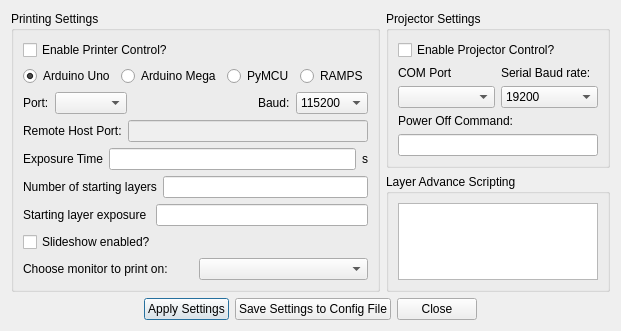
<?xml version="1.0" encoding="UTF-8"?>
<ui version="4.0">
 <class>SettingsDialogBaseClass</class>
 <widget class="QDialog" name="SettingsDialogBaseClass">
  <property name="geometry">
   <rect>
    <x>0</x>
    <y>0</y>
    <width>581</width>
    <height>329</height>
   </rect>
  </property>
  <property name="windowTitle">
   <string>3DLP Settings</string>
  </property>
  <layout class="QHBoxLayout" name="horizontalLayout_14">
   <item>
    <layout class="QVBoxLayout" name="verticalLayout_3">
     <item>
      <layout class="QHBoxLayout" name="horizontalLayout_13">
       <item>
        <widget class="QGroupBox" name="groupBox_2">
         <property name="title">
          <string>Printing Settings</string>
         </property>
         <layout class="QHBoxLayout" name="horizontalLayout_12">
          <item>
           <layout class="QVBoxLayout" name="verticalLayout">
            <item>
             <widget class="QCheckBox" name="enableprintercontrol">
              <property name="text">
               <string>Enable Printer Control?</string>
              </property>
              <property name="checked">
               <bool>false</bool>
              </property>
             </widget>
            </item>
            <item>
             <layout class="QHBoxLayout" name="horizontalLayout_4">
              <property name="rightMargin">
               <number>0</number>
              </property>
              <item>
               <widget class="QRadioButton" name="radio_arduinoUno">
                <property name="text">
                 <string>Arduino Uno</string>
                </property>
                <property name="checked">
                 <bool>true</bool>
                </property>
               </widget>
              </item>
              <item>
               <widget class="QRadioButton" name="radio_arduinoMega">
                <property name="text">
                 <string>Arduino Mega</string>
                </property>
               </widget>
              </item>
              <item>
               <widget class="QRadioButton" name="radio_pyMCU">
                <property name="text">
                 <string>PyMCU</string>
                </property>
               </widget>
              </item>
              <item>
               <widget class="QRadioButton" name="radio_ramps">
                <property name="text">
                 <string>RAMPS</string>
                </property>
               </widget>
              </item>
             </layout>
            </item>
            <item>
             <layout class="QHBoxLayout" name="horizontalLayout_3">
              <item>
               <widget class="QLabel" name="label_29">
                <property name="text">
                 <string>Port:</string>
                </property>
               </widget>
              </item>
              <item>
               <widget class="QComboBox" name="pickcom"/>
              </item>
              <item>
               <spacer name="horizontalSpacer">
                <property name="orientation">
                 <enum>Qt::Horizontal</enum>
                </property>
                <property name="sizeHint" stdset="0">
                 <size>
                  <width>40</width>
                  <height>20</height>
                 </size>
                </property>
               </spacer>
              </item>
              <item>
               <widget class="QLabel" name="label_24">
                <property name="text">
                 <string>Baud:</string>
                </property>
               </widget>
              </item>
              <item>
               <widget class="QComboBox" name="printerbaud">
                <item>
                 <property name="text">
                  <string>115200</string>
                 </property>
                </item>
                <item>
                 <property name="text">
                  <string>57600</string>
                 </property>
                </item>
                <item>
                 <property name="text">
                  <string>38400</string>
                 </property>
                </item>
                <item>
                 <property name="text">
                  <string>19200</string>
                 </property>
                </item>
                <item>
                 <property name="text">
                  <string>9600</string>
                 </property>
                </item>
                <item>
                 <property name="text">
                  <string>4800</string>
                 </property>
                </item>
                <item>
                 <property name="text">
                  <string>2400</string>
                 </property>
                </item>
               </widget>
              </item>
             </layout>
            </item>
            <item>
             <layout class="QHBoxLayout" name="horizontalLayout_5">
              <item>
               <widget class="QLabel" name="label_4">
                <property name="text">
                 <string>Remote Host Port:</string>
                </property>
               </widget>
              </item>
              <item>
               <widget class="QLineEdit" name="remote_port">
                <property name="enabled">
                 <bool>false</bool>
                </property>
                <property name="text">
                 <string/>
                </property>
               </widget>
              </item>
             </layout>
            </item>
            <item>
             <layout class="QHBoxLayout" name="horizontalLayout_20">
              <item>
               <widget class="QLabel" name="label_6">
                <property name="text">
                 <string>Exposure Time</string>
                </property>
               </widget>
              </item>
              <item>
               <layout class="QHBoxLayout" name="horizontalLayout_6">
                <item>
                 <widget class="QLineEdit" name="exposure_time">
                  <property name="text">
                   <string/>
                  </property>
                 </widget>
                </item>
                <item>
                 <widget class="QLabel" name="label_28">
                  <property name="text">
                   <string>s</string>
                  </property>
                 </widget>
                </item>
               </layout>
              </item>
             </layout>
            </item>
            <item>
             <layout class="QHBoxLayout" name="horizontalLayout_8">
              <item>
               <widget class="QLabel" name="label_26">
                <property name="text">
                 <string>Number of starting layers</string>
                </property>
               </widget>
              </item>
              <item>
               <widget class="QLineEdit" name="starting_layers">
                <property name="text">
                 <string/>
                </property>
               </widget>
              </item>
             </layout>
            </item>
            <item>
             <layout class="QHBoxLayout" name="horizontalLayout_9">
              <item>
               <widget class="QLabel" name="label_27">
                <property name="text">
                 <string>Starting layer exposure </string>
                </property>
               </widget>
              </item>
              <item>
               <widget class="QLineEdit" name="starting_layer_exposure">
                <property name="text">
                 <string/>
                </property>
               </widget>
              </item>
             </layout>
            </item>
            <item>
             <widget class="QCheckBox" name="enableslideshow">
              <property name="text">
               <string>Slideshow enabled?</string>
              </property>
              <property name="checked">
               <bool>false</bool>
              </property>
             </widget>
            </item>
            <item>
             <layout class="QHBoxLayout" name="horizontalLayout_10">
              <item>
               <widget class="QLabel" name="label_25">
                <property name="text">
                 <string>Choose monitor to print on:</string>
                </property>
               </widget>
              </item>
              <item>
               <widget class="QComboBox" name="pickscreen"/>
              </item>
             </layout>
            </item>
            <item>
             <spacer name="verticalSpacer_2">
              <property name="orientation">
               <enum>Qt::Vertical</enum>
              </property>
              <property name="sizeHint" stdset="0">
               <size>
                <width>20</width>
                <height>40</height>
               </size>
              </property>
             </spacer>
            </item>
           </layout>
          </item>
         </layout>
        </widget>
       </item>
       <item>
        <layout class="QVBoxLayout" name="verticalLayout_2">
         <item>
          <widget class="QGroupBox" name="groupBox_3">
           <property name="title">
            <string>Projector Settings</string>
           </property>
           <layout class="QHBoxLayout" name="horizontalLayout">
            <item>
             <layout class="QVBoxLayout" name="verticalLayout_6">
              <item>
               <widget class="QCheckBox" name="projectorcontrol">
                <property name="text">
                 <string>Enable Projector Control?</string>
                </property>
                <property name="checked">
                 <bool>false</bool>
                </property>
               </widget>
              </item>
              <item>
               <layout class="QHBoxLayout" name="horizontalLayout_11">
                <item>
                 <layout class="QVBoxLayout" name="verticalLayout_5">
                  <item>
                   <widget class="QLabel" name="label_16">
                    <property name="text">
                     <string>COM Port</string>
                    </property>
                   </widget>
                  </item>
                  <item>
                   <widget class="QComboBox" name="projector_pickcom"/>
                  </item>
                 </layout>
                </item>
                <item>
                 <layout class="QVBoxLayout" name="verticalLayout_14">
                  <item>
                   <widget class="QLabel" name="label_17">
                    <property name="text">
                     <string>Serial Baud rate:</string>
                    </property>
                   </widget>
                  </item>
                  <item>
                   <widget class="QComboBox" name="projector_baud">
                    <item>
                     <property name="text">
                      <string>19200</string>
                     </property>
                    </item>
                    <item>
                     <property name="text">
                      <string>115200</string>
                     </property>
                    </item>
                    <item>
                     <property name="text">
                      <string>57600</string>
                     </property>
                    </item>
                    <item>
                     <property name="text">
                      <string>38400</string>
                     </property>
                    </item>
                    <item>
                     <property name="text">
                      <string>9600</string>
                     </property>
                    </item>
                    <item>
                     <property name="text">
                      <string>4800</string>
                     </property>
                    </item>
                    <item>
                     <property name="text">
                      <string>2400</string>
                     </property>
                    </item>
                   </widget>
                  </item>
                 </layout>
                </item>
               </layout>
              </item>
              <item>
               <layout class="QVBoxLayout" name="verticalLayout_18">
                <item>
                 <widget class="QLabel" name="label_21">
                  <property name="text">
                   <string>Power Off Command:</string>
                  </property>
                 </widget>
                </item>
                <item>
                 <widget class="QLineEdit" name="projector_poweroffcommand">
                  <property name="minimumSize">
                   <size>
                    <width>200</width>
                    <height>0</height>
                   </size>
                  </property>
                  <property name="text">
                   <string/>
                  </property>
                 </widget>
                </item>
               </layout>
              </item>
              <item>
               <spacer name="verticalSpacer">
                <property name="orientation">
                 <enum>Qt::Vertical</enum>
                </property>
                <property name="sizeHint" stdset="0">
                 <size>
                  <width>20</width>
                  <height>40</height>
                 </size>
                </property>
               </spacer>
              </item>
             </layout>
            </item>
           </layout>
          </widget>
         </item>
         <item>
          <widget class="QGroupBox" name="groupBox">
           <property name="minimumSize">
            <size>
             <width>0</width>
             <height>80</height>
            </size>
           </property>
           <property name="title">
            <string>Layer Advance Scripting</string>
           </property>
           <layout class="QHBoxLayout" name="horizontalLayout_7">
            <item>
             <widget class="QPlainTextEdit" name="zscript"/>
            </item>
           </layout>
          </widget>
         </item>
        </layout>
       </item>
      </layout>
     </item>
     <item>
      <layout class="QHBoxLayout" name="horizontalLayout_2">
       <item>
        <spacer name="horizontalSpacer_2">
         <property name="orientation">
          <enum>Qt::Horizontal</enum>
         </property>
         <property name="sizeHint" stdset="0">
          <size>
           <width>40</width>
           <height>20</height>
          </size>
         </property>
        </spacer>
       </item>
       <item>
        <widget class="QPushButton" name="pushButton">
         <property name="text">
          <string>Apply Settings</string>
         </property>
        </widget>
       </item>
       <item>
        <widget class="QPushButton" name="pushButton_3">
         <property name="text">
          <string>Save Settings to Config File</string>
         </property>
        </widget>
       </item>
       <item>
        <widget class="QPushButton" name="pushButton_2">
         <property name="text">
          <string>Close</string>
         </property>
        </widget>
       </item>
       <item>
        <spacer name="horizontalSpacer_3">
         <property name="orientation">
          <enum>Qt::Horizontal</enum>
         </property>
         <property name="sizeHint" stdset="0">
          <size>
           <width>40</width>
           <height>20</height>
          </size>
         </property>
        </spacer>
       </item>
      </layout>
     </item>
    </layout>
   </item>
  </layout>
 </widget>
 <resources/>
 <connections>
  <connection>
   <sender>pushButton_2</sender>
   <signal>clicked()</signal>
   <receiver>SettingsDialogBaseClass</receiver>
   <slot>reject()</slot>
   <hints>
    <hint type="sourcelabel">
     <x>442</x>
     <y>317</y>
    </hint>
    <hint type="destinationlabel">
     <x>532</x>
     <y>313</y>
    </hint>
   </hints>
  </connection>
  <connection>
   <sender>pushButton</sender>
   <signal>clicked()</signal>
   <receiver>SettingsDialogBaseClass</receiver>
   <slot>ApplySettings()</slot>
   <hints>
    <hint type="sourcelabel">
     <x>185</x>
     <y>310</y>
    </hint>
    <hint type="destinationlabel">
     <x>82</x>
     <y>303</y>
    </hint>
   </hints>
  </connection>
 </connections>
 <slots>
  <signal>signal1()</signal>
  <slot>ApplySettings()</slot>
 </slots>
</ui>
